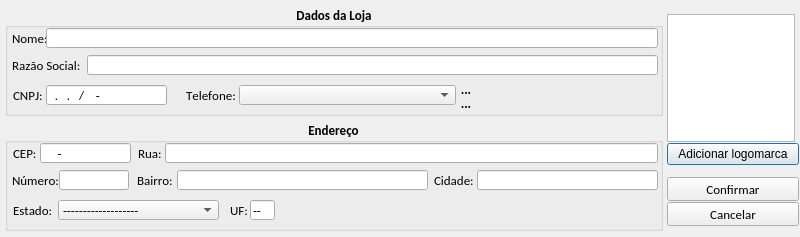
<?xml version="1.0" encoding="UTF-8"?>
<ui version="4.0">
 <class>tela_cadastro_loja</class>
 <widget class="QDialog" name="tela_cadastro_loja">
  <property name="geometry">
   <rect>
    <x>0</x>
    <y>0</y>
    <width>800</width>
    <height>237</height>
   </rect>
  </property>
  <property name="windowTitle">
   <string>Cadastro de Loja</string>
  </property>
  <property name="windowIcon">
   <iconset resource="imagens.qrc">
    <normaloff>:/img/img/logo_sex.png</normaloff>:/img/img/logo_sex.png</iconset>
  </property>
  <property name="modal">
   <bool>true</bool>
  </property>
  <widget class="QGroupBox" name="gb_dados_fornecedor">
   <property name="geometry">
    <rect>
     <x>5</x>
     <y>5</y>
     <width>658</width>
     <height>111</height>
    </rect>
   </property>
   <property name="font">
    <font>
     <family>Calibri</family>
     <pointsize>10</pointsize>
     <weight>75</weight>
     <bold>true</bold>
     <kerning>false</kerning>
    </font>
   </property>
   <property name="title">
    <string>Dados da Loja</string>
   </property>
   <property name="alignment">
    <set>Qt::AlignCenter</set>
   </property>
   <widget class="QLabel" name="lb_telefone">
    <property name="geometry">
     <rect>
      <x>181</x>
      <y>80</y>
      <width>50</width>
      <height>20</height>
     </rect>
    </property>
    <property name="font">
     <font>
      <family>Calibri</family>
      <pointsize>10</pointsize>
      <weight>50</weight>
      <bold>false</bold>
      <kerning>false</kerning>
     </font>
    </property>
    <property name="text">
     <string>Telefone:</string>
    </property>
   </widget>
   <widget class="QComboBox" name="cb_telefone">
    <property name="geometry">
     <rect>
      <x>234</x>
      <y>80</y>
      <width>217</width>
      <height>20</height>
     </rect>
    </property>
    <property name="maximumSize">
     <size>
      <width>16777215</width>
      <height>22</height>
     </size>
    </property>
    <property name="font">
     <font>
      <family>Calibri</family>
      <pointsize>10</pointsize>
      <weight>50</weight>
      <bold>false</bold>
      <kerning>false</kerning>
     </font>
    </property>
    <property name="editable">
     <bool>false</bool>
    </property>
    <property name="maxVisibleItems">
     <number>20</number>
    </property>
   </widget>
   <widget class="QLabel" name="lb_nome">
    <property name="geometry">
     <rect>
      <x>7</x>
      <y>23</y>
      <width>34</width>
      <height>20</height>
     </rect>
    </property>
    <property name="maximumSize">
     <size>
      <width>40</width>
      <height>20</height>
     </size>
    </property>
    <property name="font">
     <font>
      <family>Calibri</family>
      <pointsize>10</pointsize>
      <weight>50</weight>
      <bold>false</bold>
      <kerning>false</kerning>
     </font>
    </property>
    <property name="text">
     <string>Nome:</string>
    </property>
   </widget>
   <widget class="QLineEdit" name="le_nome">
    <property name="geometry">
     <rect>
      <x>41</x>
      <y>23</y>
      <width>612</width>
      <height>20</height>
     </rect>
    </property>
    <property name="sizePolicy">
     <sizepolicy hsizetype="Fixed" vsizetype="Fixed">
      <horstretch>0</horstretch>
      <verstretch>0</verstretch>
     </sizepolicy>
    </property>
    <property name="minimumSize">
     <size>
      <width>450</width>
      <height>20</height>
     </size>
    </property>
    <property name="maximumSize">
     <size>
      <width>800</width>
      <height>20</height>
     </size>
    </property>
    <property name="font">
     <font>
      <family>Calibri</family>
      <pointsize>10</pointsize>
      <weight>50</weight>
      <bold>false</bold>
      <kerning>false</kerning>
     </font>
    </property>
    <property name="inputMask">
     <string/>
    </property>
    <property name="text">
     <string/>
    </property>
    <property name="maxLength">
     <number>32767</number>
    </property>
    <property name="readOnly">
     <bool>false</bool>
    </property>
   </widget>
   <widget class="QToolButton" name="tb_mais_telefone">
    <property name="geometry">
     <rect>
      <x>451</x>
      <y>77</y>
      <width>20</width>
      <height>15</height>
     </rect>
    </property>
    <property name="text">
     <string>...</string>
    </property>
    <property name="icon">
     <iconset resource="imagens.qrc">
      <normaloff>:/img/img/mais.png</normaloff>:/img/img/mais.png</iconset>
    </property>
    <property name="iconSize">
     <size>
      <width>12</width>
      <height>12</height>
     </size>
    </property>
    <property name="autoRaise">
     <bool>true</bool>
    </property>
    <property name="arrowType">
     <enum>Qt::NoArrow</enum>
    </property>
   </widget>
   <widget class="QToolButton" name="tb_menos_telefone">
    <property name="geometry">
     <rect>
      <x>451</x>
      <y>91</y>
      <width>20</width>
      <height>15</height>
     </rect>
    </property>
    <property name="text">
     <string>...</string>
    </property>
    <property name="icon">
     <iconset resource="imagens.qrc">
      <normaloff>:/img/img/menos.png</normaloff>:/img/img/menos.png</iconset>
    </property>
    <property name="iconSize">
     <size>
      <width>12</width>
      <height>12</height>
     </size>
    </property>
    <property name="autoRaise">
     <bool>true</bool>
    </property>
   </widget>
   <widget class="QLabel" name="lb_razao_social">
    <property name="geometry">
     <rect>
      <x>7</x>
      <y>50</y>
      <width>75</width>
      <height>20</height>
     </rect>
    </property>
    <property name="maximumSize">
     <size>
      <width>100</width>
      <height>20</height>
     </size>
    </property>
    <property name="font">
     <font>
      <family>Calibri</family>
      <pointsize>10</pointsize>
      <weight>50</weight>
      <bold>false</bold>
      <kerning>false</kerning>
     </font>
    </property>
    <property name="text">
     <string>Razão Social:</string>
    </property>
   </widget>
   <widget class="QLineEdit" name="le_razao_social">
    <property name="geometry">
     <rect>
      <x>82</x>
      <y>50</y>
      <width>571</width>
      <height>20</height>
     </rect>
    </property>
    <property name="sizePolicy">
     <sizepolicy hsizetype="Fixed" vsizetype="Fixed">
      <horstretch>0</horstretch>
      <verstretch>0</verstretch>
     </sizepolicy>
    </property>
    <property name="minimumSize">
     <size>
      <width>450</width>
      <height>20</height>
     </size>
    </property>
    <property name="maximumSize">
     <size>
      <width>800</width>
      <height>20</height>
     </size>
    </property>
    <property name="font">
     <font>
      <family>Calibri</family>
      <pointsize>10</pointsize>
      <weight>50</weight>
      <bold>false</bold>
      <kerning>false</kerning>
     </font>
    </property>
    <property name="text">
     <string/>
    </property>
    <property name="maxLength">
     <number>100</number>
    </property>
    <property name="readOnly">
     <bool>false</bool>
    </property>
   </widget>
   <widget class="QLabel" name="lb_cnpj">
    <property name="geometry">
     <rect>
      <x>8</x>
      <y>80</y>
      <width>33</width>
      <height>20</height>
     </rect>
    </property>
    <property name="font">
     <font>
      <weight>50</weight>
      <bold>false</bold>
     </font>
    </property>
    <property name="text">
     <string>CNPJ:</string>
    </property>
   </widget>
   <widget class="QLineEdit" name="le_cnpj">
    <property name="geometry">
     <rect>
      <x>41</x>
      <y>80</y>
      <width>121</width>
      <height>20</height>
     </rect>
    </property>
    <property name="font">
     <font>
      <weight>50</weight>
      <bold>false</bold>
     </font>
    </property>
    <property name="inputMask">
     <string>00.000.000/0000-00; </string>
    </property>
    <property name="text">
     <string>../-</string>
    </property>
   </widget>
   <zorder>lb_telefone</zorder>
   <zorder>cb_telefone</zorder>
   <zorder>tb_mais_telefone</zorder>
   <zorder>tb_menos_telefone</zorder>
   <zorder>lb_nome</zorder>
   <zorder>le_nome</zorder>
   <zorder>lb_razao_social</zorder>
   <zorder>le_razao_social</zorder>
   <zorder>lb_cnpj</zorder>
   <zorder>le_cnpj</zorder>
  </widget>
  <widget class="QGroupBox" name="gb_endereo">
   <property name="geometry">
    <rect>
     <x>5</x>
     <y>120</y>
     <width>658</width>
     <height>111</height>
    </rect>
   </property>
   <property name="font">
    <font>
     <family>Calibri</family>
     <pointsize>10</pointsize>
     <weight>75</weight>
     <bold>true</bold>
     <kerning>false</kerning>
    </font>
   </property>
   <property name="title">
    <string>Endereço</string>
   </property>
   <property name="alignment">
    <set>Qt::AlignCenter</set>
   </property>
   <widget class="QLineEdit" name="le_cep">
    <property name="geometry">
     <rect>
      <x>35</x>
      <y>23</y>
      <width>91</width>
      <height>20</height>
     </rect>
    </property>
    <property name="maximumSize">
     <size>
      <width>100</width>
      <height>20</height>
     </size>
    </property>
    <property name="font">
     <font>
      <family>Calibri</family>
      <pointsize>10</pointsize>
      <weight>50</weight>
      <bold>false</bold>
      <kerning>false</kerning>
     </font>
    </property>
    <property name="inputMask">
     <string>00000-000; </string>
    </property>
    <property name="text">
     <string>-</string>
    </property>
    <property name="frame">
     <bool>true</bool>
    </property>
    <property name="cursorPosition">
     <number>9</number>
    </property>
    <property name="readOnly">
     <bool>false</bool>
    </property>
   </widget>
   <widget class="QLabel" name="lb_cep">
    <property name="geometry">
     <rect>
      <x>8</x>
      <y>23</y>
      <width>27</width>
      <height>20</height>
     </rect>
    </property>
    <property name="font">
     <font>
      <family>Calibri</family>
      <pointsize>10</pointsize>
      <weight>50</weight>
      <bold>false</bold>
      <kerning>false</kerning>
     </font>
    </property>
    <property name="text">
     <string>CEP:</string>
    </property>
   </widget>
   <widget class="QLabel" name="lb_rua">
    <property name="geometry">
     <rect>
      <x>133</x>
      <y>23</y>
      <width>31</width>
      <height>20</height>
     </rect>
    </property>
    <property name="font">
     <font>
      <family>Calibri</family>
      <pointsize>10</pointsize>
      <weight>50</weight>
      <bold>false</bold>
      <kerning>false</kerning>
     </font>
    </property>
    <property name="text">
     <string>Rua:</string>
    </property>
   </widget>
   <widget class="QLineEdit" name="le_rua">
    <property name="geometry">
     <rect>
      <x>160</x>
      <y>23</y>
      <width>493</width>
      <height>20</height>
     </rect>
    </property>
    <property name="font">
     <font>
      <pointsize>10</pointsize>
      <weight>50</weight>
      <bold>false</bold>
      <kerning>false</kerning>
     </font>
    </property>
    <property name="text">
     <string/>
    </property>
    <property name="maxLength">
     <number>100</number>
    </property>
    <property name="cursorPosition">
     <number>0</number>
    </property>
    <property name="readOnly">
     <bool>false</bool>
    </property>
   </widget>
   <widget class="QLabel" name="lb_numero">
    <property name="geometry">
     <rect>
      <x>7</x>
      <y>50</y>
      <width>51</width>
      <height>20</height>
     </rect>
    </property>
    <property name="font">
     <font>
      <family>Calibri</family>
      <pointsize>10</pointsize>
      <weight>50</weight>
      <bold>false</bold>
      <kerning>false</kerning>
     </font>
    </property>
    <property name="text">
     <string>Número:</string>
    </property>
   </widget>
   <widget class="QLineEdit" name="le_numero">
    <property name="geometry">
     <rect>
      <x>54</x>
      <y>50</y>
      <width>70</width>
      <height>20</height>
     </rect>
    </property>
    <property name="font">
     <font>
      <pointsize>10</pointsize>
      <weight>50</weight>
      <bold>false</bold>
      <kerning>false</kerning>
     </font>
    </property>
    <property name="inputMask">
     <string>000000000; </string>
    </property>
    <property name="text">
     <string/>
    </property>
    <property name="maxLength">
     <number>9</number>
    </property>
    <property name="readOnly">
     <bool>false</bool>
    </property>
   </widget>
   <widget class="QLabel" name="lb_bairro">
    <property name="geometry">
     <rect>
      <x>132</x>
      <y>50</y>
      <width>46</width>
      <height>20</height>
     </rect>
    </property>
    <property name="font">
     <font>
      <weight>50</weight>
      <bold>false</bold>
      <kerning>false</kerning>
     </font>
    </property>
    <property name="text">
     <string>Bairro:</string>
    </property>
   </widget>
   <widget class="QLineEdit" name="le_bairro">
    <property name="geometry">
     <rect>
      <x>172</x>
      <y>50</y>
      <width>251</width>
      <height>20</height>
     </rect>
    </property>
    <property name="font">
     <font>
      <pointsize>10</pointsize>
      <weight>50</weight>
      <bold>false</bold>
      <kerning>false</kerning>
     </font>
    </property>
    <property name="text">
     <string/>
    </property>
    <property name="maxLength">
     <number>70</number>
    </property>
    <property name="readOnly">
     <bool>false</bool>
    </property>
   </widget>
   <widget class="QLabel" name="lb_cidade">
    <property name="geometry">
     <rect>
      <x>429</x>
      <y>50</y>
      <width>46</width>
      <height>20</height>
     </rect>
    </property>
    <property name="font">
     <font>
      <family>Calibri</family>
      <pointsize>10</pointsize>
      <weight>50</weight>
      <bold>false</bold>
      <kerning>false</kerning>
     </font>
    </property>
    <property name="text">
     <string>Cidade:</string>
    </property>
   </widget>
   <widget class="QLineEdit" name="le_cidade">
    <property name="geometry">
     <rect>
      <x>472</x>
      <y>50</y>
      <width>181</width>
      <height>20</height>
     </rect>
    </property>
    <property name="font">
     <font>
      <pointsize>10</pointsize>
      <weight>50</weight>
      <bold>false</bold>
      <kerning>false</kerning>
     </font>
    </property>
    <property name="text">
     <string/>
    </property>
    <property name="maxLength">
     <number>50</number>
    </property>
    <property name="cursorPosition">
     <number>0</number>
    </property>
    <property name="readOnly">
     <bool>false</bool>
    </property>
   </widget>
   <widget class="QLabel" name="lb_estado">
    <property name="geometry">
     <rect>
      <x>8</x>
      <y>80</y>
      <width>45</width>
      <height>20</height>
     </rect>
    </property>
    <property name="font">
     <font>
      <family>Calibri</family>
      <pointsize>10</pointsize>
      <weight>50</weight>
      <bold>false</bold>
      <kerning>false</kerning>
     </font>
    </property>
    <property name="text">
     <string>Estado:</string>
    </property>
   </widget>
   <widget class="QLabel" name="lb_uf">
    <property name="geometry">
     <rect>
      <x>225</x>
      <y>80</y>
      <width>20</width>
      <height>20</height>
     </rect>
    </property>
    <property name="font">
     <font>
      <weight>50</weight>
      <bold>false</bold>
     </font>
    </property>
    <property name="text">
     <string>UF:</string>
    </property>
   </widget>
   <widget class="QLineEdit" name="le_uf">
    <property name="geometry">
     <rect>
      <x>245</x>
      <y>80</y>
      <width>25</width>
      <height>20</height>
     </rect>
    </property>
    <property name="font">
     <font>
      <weight>50</weight>
      <bold>false</bold>
     </font>
    </property>
    <property name="text">
     <string>--</string>
    </property>
    <property name="readOnly">
     <bool>true</bool>
    </property>
   </widget>
   <widget class="QComboBox" name="cb_estado">
    <property name="geometry">
     <rect>
      <x>53</x>
      <y>80</y>
      <width>161</width>
      <height>20</height>
     </rect>
    </property>
    <property name="font">
     <font>
      <weight>50</weight>
      <bold>false</bold>
     </font>
    </property>
    <item>
     <property name="text">
      <string>-------------------</string>
     </property>
     <property name="icon">
      <iconset resource="imagens.qrc">
       <normaloff>:/bandeiras/badeiras_estados/bandeira_do_brasil.png</normaloff>:/bandeiras/badeiras_estados/bandeira_do_brasil.png</iconset>
     </property>
    </item>
    <item>
     <property name="text">
      <string>Acre</string>
     </property>
     <property name="icon">
      <iconset resource="imagens.qrc">
       <normaloff>:/bandeiras/badeiras_estados/acre.png</normaloff>:/bandeiras/badeiras_estados/acre.png</iconset>
     </property>
    </item>
    <item>
     <property name="text">
      <string>Alagoas</string>
     </property>
     <property name="icon">
      <iconset resource="imagens.qrc">
       <normaloff>:/bandeiras/badeiras_estados/Alagoas.png</normaloff>:/bandeiras/badeiras_estados/Alagoas.png</iconset>
     </property>
    </item>
    <item>
     <property name="text">
      <string>Amazonas</string>
     </property>
     <property name="icon">
      <iconset resource="imagens.qrc">
       <normaloff>:/bandeiras/badeiras_estados/Amazonas.png</normaloff>:/bandeiras/badeiras_estados/Amazonas.png</iconset>
     </property>
    </item>
    <item>
     <property name="text">
      <string>Amapá</string>
     </property>
     <property name="icon">
      <iconset resource="imagens.qrc">
       <normaloff>:/bandeiras/badeiras_estados/Bandeira_do_Amapa.png</normaloff>:/bandeiras/badeiras_estados/Bandeira_do_Amapa.png</iconset>
     </property>
    </item>
    <item>
     <property name="text">
      <string>Bahia</string>
     </property>
     <property name="icon">
      <iconset resource="imagens.qrc">
       <normaloff>:/bandeiras/badeiras_estados/Bahia.png</normaloff>:/bandeiras/badeiras_estados/Bahia.png</iconset>
     </property>
    </item>
    <item>
     <property name="text">
      <string>Ceará</string>
     </property>
     <property name="icon">
      <iconset resource="imagens.qrc">
       <normaloff>:/bandeiras/badeiras_estados/Bandeira_do_Ceara.png</normaloff>:/bandeiras/badeiras_estados/Bandeira_do_Ceara.png</iconset>
     </property>
    </item>
    <item>
     <property name="text">
      <string>Distrito Federal</string>
     </property>
     <property name="icon">
      <iconset resource="imagens.qrc">
       <normaloff>:/bandeiras/badeiras_estados/Distrito_Federal.png</normaloff>:/bandeiras/badeiras_estados/Distrito_Federal.png</iconset>
     </property>
    </item>
    <item>
     <property name="text">
      <string>Espírito Santo</string>
     </property>
     <property name="icon">
      <iconset resource="imagens.qrc">
       <normaloff>:/bandeiras/badeiras_estados/Espirito_Santo.png</normaloff>:/bandeiras/badeiras_estados/Espirito_Santo.png</iconset>
     </property>
    </item>
    <item>
     <property name="text">
      <string>Goiás</string>
     </property>
     <property name="icon">
      <iconset resource="imagens.qrc">
       <normaloff>:/bandeiras/badeiras_estados/Goias.png</normaloff>:/bandeiras/badeiras_estados/Goias.png</iconset>
     </property>
    </item>
    <item>
     <property name="text">
      <string>Maranhão</string>
     </property>
     <property name="icon">
      <iconset resource="imagens.qrc">
       <normaloff>:/bandeiras/badeiras_estados/Maranhao.png</normaloff>:/bandeiras/badeiras_estados/Maranhao.png</iconset>
     </property>
    </item>
    <item>
     <property name="text">
      <string>Minas Gerais</string>
     </property>
     <property name="icon">
      <iconset resource="imagens.qrc">
       <normaloff>:/bandeiras/badeiras_estados/Minas_Gerais.png</normaloff>:/bandeiras/badeiras_estados/Minas_Gerais.png</iconset>
     </property>
    </item>
    <item>
     <property name="text">
      <string>Mato Grosso do Sul</string>
     </property>
     <property name="icon">
      <iconset resource="imagens.qrc">
       <normaloff>:/bandeiras/badeiras_estados/Mato_Grosso_do_Sul.png</normaloff>:/bandeiras/badeiras_estados/Mato_Grosso_do_Sul.png</iconset>
     </property>
    </item>
    <item>
     <property name="text">
      <string>Mato Grosso</string>
     </property>
     <property name="icon">
      <iconset resource="imagens.qrc">
       <normaloff>:/bandeiras/badeiras_estados/Mato_Grosso.png</normaloff>:/bandeiras/badeiras_estados/Mato_Grosso.png</iconset>
     </property>
    </item>
    <item>
     <property name="text">
      <string>Pará</string>
     </property>
     <property name="icon">
      <iconset resource="imagens.qrc">
       <normaloff>:/bandeiras/badeiras_estados/Para.png</normaloff>:/bandeiras/badeiras_estados/Para.png</iconset>
     </property>
    </item>
    <item>
     <property name="text">
      <string>Paraíba</string>
     </property>
     <property name="icon">
      <iconset resource="imagens.qrc">
       <normaloff>:/bandeiras/badeiras_estados/Paraiba.png</normaloff>:/bandeiras/badeiras_estados/Paraiba.png</iconset>
     </property>
    </item>
    <item>
     <property name="text">
      <string>Pernambuco</string>
     </property>
     <property name="icon">
      <iconset resource="imagens.qrc">
       <normaloff>:/bandeiras/badeiras_estados/Pernambuco.png</normaloff>:/bandeiras/badeiras_estados/Pernambuco.png</iconset>
     </property>
    </item>
    <item>
     <property name="text">
      <string>Piauí</string>
     </property>
     <property name="icon">
      <iconset resource="imagens.qrc">
       <normaloff>:/bandeiras/badeiras_estados/Piaui.png</normaloff>:/bandeiras/badeiras_estados/Piaui.png</iconset>
     </property>
    </item>
    <item>
     <property name="text">
      <string>Paraná</string>
     </property>
     <property name="icon">
      <iconset resource="imagens.qrc">
       <normaloff>:/bandeiras/badeiras_estados/Bandeira_do_Parana.png</normaloff>:/bandeiras/badeiras_estados/Bandeira_do_Parana.png</iconset>
     </property>
    </item>
    <item>
     <property name="text">
      <string>Rio de Janeiro</string>
     </property>
     <property name="icon">
      <iconset resource="imagens.qrc">
       <normaloff>:/bandeiras/badeiras_estados/Rio_de_Janeiro.png</normaloff>:/bandeiras/badeiras_estados/Rio_de_Janeiro.png</iconset>
     </property>
    </item>
    <item>
     <property name="text">
      <string>Rio Grande do Norte</string>
     </property>
     <property name="icon">
      <iconset resource="imagens.qrc">
       <normaloff>:/bandeiras/badeiras_estados/Rio_Grande_do_Norte.png</normaloff>:/bandeiras/badeiras_estados/Rio_Grande_do_Norte.png</iconset>
     </property>
    </item>
    <item>
     <property name="text">
      <string>Rondônia</string>
     </property>
     <property name="icon">
      <iconset resource="imagens.qrc">
       <normaloff>:/bandeiras/badeiras_estados/Rondonia.png</normaloff>:/bandeiras/badeiras_estados/Rondonia.png</iconset>
     </property>
    </item>
    <item>
     <property name="text">
      <string>Roraima</string>
     </property>
     <property name="icon">
      <iconset resource="imagens.qrc">
       <normaloff>:/bandeiras/badeiras_estados/Roraima.png</normaloff>:/bandeiras/badeiras_estados/Roraima.png</iconset>
     </property>
    </item>
    <item>
     <property name="text">
      <string>Rio Grande do Sul</string>
     </property>
     <property name="icon">
      <iconset resource="imagens.qrc">
       <normaloff>:/bandeiras/badeiras_estados/Rio_Grande_do_Sul.png</normaloff>:/bandeiras/badeiras_estados/Rio_Grande_do_Sul.png</iconset>
     </property>
    </item>
    <item>
     <property name="text">
      <string>Santa Catarina</string>
     </property>
     <property name="icon">
      <iconset resource="imagens.qrc">
       <normaloff>:/bandeiras/badeiras_estados/Santa_Catarina.png</normaloff>:/bandeiras/badeiras_estados/Santa_Catarina.png</iconset>
     </property>
    </item>
    <item>
     <property name="text">
      <string>Sergipe</string>
     </property>
     <property name="icon">
      <iconset resource="imagens.qrc">
       <normaloff>:/bandeiras/badeiras_estados/Sergipe.png</normaloff>:/bandeiras/badeiras_estados/Sergipe.png</iconset>
     </property>
    </item>
    <item>
     <property name="text">
      <string>São Paulo</string>
     </property>
     <property name="icon">
      <iconset resource="imagens.qrc">
       <normaloff>:/bandeiras/badeiras_estados/Sao_Paulo.png</normaloff>:/bandeiras/badeiras_estados/Sao_Paulo.png</iconset>
     </property>
    </item>
    <item>
     <property name="text">
      <string>Tocantins</string>
     </property>
     <property name="icon">
      <iconset resource="imagens.qrc">
       <normaloff>:/bandeiras/badeiras_estados/Tocantins.png</normaloff>:/bandeiras/badeiras_estados/Tocantins.png</iconset>
     </property>
    </item>
   </widget>
   <zorder>lb_rua</zorder>
   <zorder>le_rua</zorder>
   <zorder>lb_numero</zorder>
   <zorder>le_numero</zorder>
   <zorder>lb_bairro</zorder>
   <zorder>le_bairro</zorder>
   <zorder>lb_cidade</zorder>
   <zorder>le_cidade</zorder>
   <zorder>lb_estado</zorder>
   <zorder>le_cep</zorder>
   <zorder>lb_cep</zorder>
   <zorder>lb_uf</zorder>
   <zorder>le_uf</zorder>
   <zorder>cb_estado</zorder>
  </widget>
  <widget class="QWidget" name="layoutWidget">
   <property name="geometry">
    <rect>
     <x>667</x>
     <y>12</y>
     <width>132</width>
     <height>217</height>
    </rect>
   </property>
   <layout class="QVBoxLayout" name="verticalLayout_3">
    <property name="spacing">
     <number>10</number>
    </property>
    <item>
     <layout class="QVBoxLayout" name="verticalLayout">
      <property name="spacing">
       <number>1</number>
      </property>
      <item>
       <widget class="QGraphicsView" name="gv_logo">
        <property name="minimumSize">
         <size>
          <width>128</width>
          <height>128</height>
         </size>
        </property>
        <property name="maximumSize">
         <size>
          <width>128</width>
          <height>128</height>
         </size>
        </property>
       </widget>
      </item>
      <item>
       <widget class="QPushButton" name="btn_adicionar_logo">
        <property name="font">
         <font>
          <weight>50</weight>
          <bold>false</bold>
         </font>
        </property>
        <property name="text">
         <string>Adicionar logomarca</string>
        </property>
       </widget>
      </item>
     </layout>
    </item>
    <item>
     <layout class="QVBoxLayout" name="verticalLayout_2">
      <property name="spacing">
       <number>1</number>
      </property>
      <item>
       <widget class="QPushButton" name="btn_confirmar">
        <property name="minimumSize">
         <size>
          <width>0</width>
          <height>24</height>
         </size>
        </property>
        <property name="maximumSize">
         <size>
          <width>150</width>
          <height>24</height>
         </size>
        </property>
        <property name="font">
         <font>
          <family>Calibri</family>
          <pointsize>10</pointsize>
         </font>
        </property>
        <property name="text">
         <string>Confirmar</string>
        </property>
        <property name="icon">
         <iconset resource="imagens.qrc">
          <normaloff>:/img/img/1345902916_camera_test.png</normaloff>:/img/img/1345902916_camera_test.png</iconset>
        </property>
        <property name="iconSize">
         <size>
          <width>20</width>
          <height>20</height>
         </size>
        </property>
       </widget>
      </item>
      <item>
       <widget class="QPushButton" name="btn_cancelar">
        <property name="minimumSize">
         <size>
          <width>0</width>
          <height>24</height>
         </size>
        </property>
        <property name="maximumSize">
         <size>
          <width>150</width>
          <height>24</height>
         </size>
        </property>
        <property name="font">
         <font>
          <family>Calibri</family>
          <pointsize>10</pointsize>
         </font>
        </property>
        <property name="text">
         <string>Cancelar</string>
        </property>
        <property name="icon">
         <iconset resource="imagens.qrc">
          <normaloff>:/img/img/1345902747_button_cancel.png</normaloff>:/img/img/1345902747_button_cancel.png</iconset>
        </property>
        <property name="iconSize">
         <size>
          <width>18</width>
          <height>18</height>
         </size>
        </property>
       </widget>
      </item>
     </layout>
    </item>
   </layout>
  </widget>
 </widget>
 <tabstops>
  <tabstop>le_razao_social</tabstop>
  <tabstop>le_nome</tabstop>
  <tabstop>le_cnpj</tabstop>
  <tabstop>cb_telefone</tabstop>
  <tabstop>tb_mais_telefone</tabstop>
  <tabstop>tb_menos_telefone</tabstop>
  <tabstop>gv_logo</tabstop>
  <tabstop>btn_adicionar_logo</tabstop>
  <tabstop>le_cep</tabstop>
  <tabstop>le_rua</tabstop>
  <tabstop>le_numero</tabstop>
  <tabstop>le_bairro</tabstop>
  <tabstop>le_cidade</tabstop>
  <tabstop>cb_estado</tabstop>
  <tabstop>le_uf</tabstop>
  <tabstop>btn_confirmar</tabstop>
  <tabstop>btn_cancelar</tabstop>
 </tabstops>
 <resources>
  <include location="imagens.qrc"/>
 </resources>
 <connections/>
</ui>
